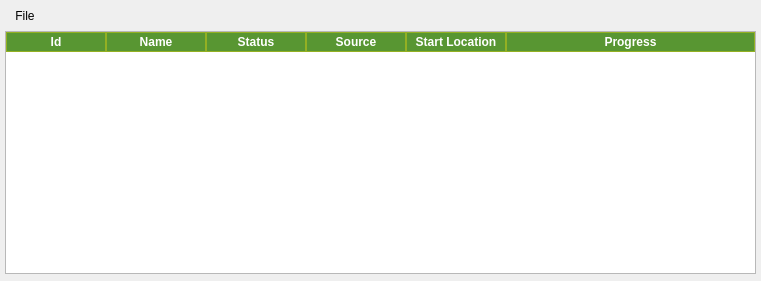
<?xml version="1.0" encoding="UTF-8"?>
<ui version="4.0">
 <class>ManagerWindow</class>
 <widget class="QDockWidget" name="ManagerWindow">
  <property name="geometry">
   <rect>
    <x>0</x>
    <y>0</y>
    <width>761</width>
    <height>281</height>
   </rect>
  </property>
  <property name="windowIcon">
   <iconset resource="resources.qrc">
    <normaloff>:/imgFMV/images/manager.png</normaloff>:/imgFMV/images/manager.png</iconset>
  </property>
  <property name="locale">
   <locale language="English" country="UnitedStates"/>
  </property>
  <property name="features">
   <set>QDockWidget::AllDockWidgetFeatures</set>
  </property>
  <property name="windowTitle">
   <string>Video Manager</string>
  </property>
  <widget class="QWidget" name="dockWidgetContents">
   <layout class="QVBoxLayout" name="verticalLayout">
    <property name="spacing">
     <number>5</number>
    </property>
    <property name="leftMargin">
     <number>5</number>
    </property>
    <property name="topMargin">
     <number>7</number>
    </property>
    <property name="rightMargin">
     <number>5</number>
    </property>
    <property name="bottomMargin">
     <number>7</number>
    </property>
    <item>
     <widget class="QMenuBar" name="menubarwidget">
      <property name="styleSheet">
       <string notr="true">QMenuBar {
    background-color: transparent;
}</string>
      </property>
      <widget class="QMenu" name="menuFile">
       <property name="title">
        <string>File</string>
       </property>
       <addaction name="actionOpen_Stream"/>
       <addaction name="separator"/>
       <addaction name="actionOpen_MPEG2_File"/>
       <addaction name="separator"/>
       <addaction name="actionCreate_MISB_File"/>
       <addaction name="separator"/>
       <addaction name="CloseButton"/>
      </widget>
      <addaction name="menuFile"/>
     </widget>
    </item>
    <item>
     <widget class="QTableWidget" name="VManager">
      <property name="font">
       <font>
        <family>Arial</family>
        <pointsize>9</pointsize>
        <weight>75</weight>
        <bold>true</bold>
        <stylestrategy>PreferAntialias</stylestrategy>
       </font>
      </property>
      <property name="cursor" stdset="0">
       <cursorShape>PointingHandCursor</cursorShape>
      </property>
      <property name="focusPolicy">
       <enum>Qt::NoFocus</enum>
      </property>
      <property name="contextMenuPolicy">
       <enum>Qt::CustomContextMenu</enum>
      </property>
      <property name="styleSheet">
       <string notr="true">QHeaderView::section
{
spacing: 10px;
background-color: rgb(88,150,50);
color: white;
border: 1px solid  rgb(147,176,35);
margin: 0px;
text-align: center;
font-family: arial;
font-size:12px;
}

QTableView
 {
 alternate-background-color: rgb(221, 233, 237); 
 background-color: none;
font-weight: bold;
color: rgb(56, 95, 107);
 }
</string>
      </property>
      <property name="editTriggers">
       <set>QAbstractItemView::NoEditTriggers</set>
      </property>
      <property name="dragDropMode">
       <enum>QAbstractItemView::NoDragDrop</enum>
      </property>
      <property name="alternatingRowColors">
       <bool>true</bool>
      </property>
      <property name="selectionMode">
       <enum>QAbstractItemView::SingleSelection</enum>
      </property>
      <property name="selectionBehavior">
       <enum>QAbstractItemView::SelectRows</enum>
      </property>
      <property name="gridStyle">
       <enum>Qt::SolidLine</enum>
      </property>
      <attribute name="horizontalHeaderStretchLastSection">
       <bool>true</bool>
      </attribute>
      <attribute name="verticalHeaderVisible">
       <bool>false</bool>
      </attribute>
      <column>
       <property name="text">
        <string>Id</string>
       </property>
       <property name="font">
        <font>
         <stylestrategy>PreferAntialias</stylestrategy>
        </font>
       </property>
      </column>
      <column>
       <property name="text">
        <string>Name</string>
       </property>
       <property name="font">
        <font>
         <stylestrategy>PreferAntialias</stylestrategy>
        </font>
       </property>
      </column>
      <column>
       <property name="text">
        <string>Status</string>
       </property>
       <property name="font">
        <font>
         <stylestrategy>PreferAntialias</stylestrategy>
        </font>
       </property>
      </column>
      <column>
       <property name="text">
        <string>Source</string>
       </property>
       <property name="font">
        <font>
         <stylestrategy>PreferAntialias</stylestrategy>
        </font>
       </property>
      </column>
      <column>
       <property name="text">
        <string>Start Location</string>
       </property>
       <property name="font">
        <font>
         <stylestrategy>PreferAntialias</stylestrategy>
        </font>
       </property>
      </column>
      <column>
       <property name="text">
        <string>Progress</string>
       </property>
       <property name="font">
        <font>
         <stylestrategy>PreferAntialias</stylestrategy>
        </font>
       </property>
      </column>
     </widget>
    </item>
   </layout>
  </widget>
  <action name="actionOpen_Stream">
   <property name="icon">
    <iconset resource="resources.qrc">
     <normaloff>:/imgFMV/images/stream.png</normaloff>:/imgFMV/images/stream.png</iconset>
   </property>
   <property name="text">
    <string>Open Stream (experimental)</string>
   </property>
  </action>
  <action name="actionOpen_MPEG2_File">
   <property name="icon">
    <iconset resource="resources.qrc">
     <normaloff>:/imgFMV/images/misb-file.png</normaloff>:/imgFMV/images/misb-file.png</iconset>
   </property>
   <property name="text">
    <string>Open Video File</string>
   </property>
  </action>
  <action name="actionCreate_MISB_File">
   <property name="icon">
    <iconset resource="resources.qrc">
     <normaloff>:/imgFMV/images/multiplexer.png</normaloff>:/imgFMV/images/multiplexer.png</iconset>
   </property>
   <property name="text">
    <string>Create MISB File</string>
   </property>
  </action>
  <action name="CloseButton">
   <property name="icon">
    <iconset resource="resources.qrc">
     <normaloff>:/imgFMV/images/close.png</normaloff>:/imgFMV/images/close.png</iconset>
   </property>
   <property name="text">
    <string>Close</string>
   </property>
  </action>
 </widget>
 <resources>
  <include location="resources.qrc"/>
 </resources>
 <connections>
  <connection>
   <sender>actionOpen_Stream</sender>
   <signal>triggered()</signal>
   <receiver>ManagerWindow</receiver>
   <slot>openStreamDialog()</slot>
   <hints>
    <hint type="sourcelabel">
     <x>-1</x>
     <y>-1</y>
    </hint>
    <hint type="destinationlabel">
     <x>338</x>
     <y>149</y>
    </hint>
   </hints>
  </connection>
  <connection>
   <sender>VManager</sender>
   <signal>doubleClicked(QModelIndex)</signal>
   <receiver>ManagerWindow</receiver>
   <slot>PlayVideoFromManager()</slot>
   <hints>
    <hint type="sourcelabel">
     <x>100</x>
     <y>127</y>
    </hint>
    <hint type="destinationlabel">
     <x>1</x>
     <y>220</y>
    </hint>
   </hints>
  </connection>
  <connection>
   <sender>actionOpen_MPEG2_File</sender>
   <signal>triggered()</signal>
   <receiver>ManagerWindow</receiver>
   <slot>openVideoFileDialog()</slot>
   <hints>
    <hint type="sourcelabel">
     <x>-1</x>
     <y>-1</y>
    </hint>
    <hint type="destinationlabel">
     <x>338</x>
     <y>89</y>
    </hint>
   </hints>
  </connection>
  <connection>
   <sender>actionCreate_MISB_File</sender>
   <signal>triggered()</signal>
   <receiver>ManagerWindow</receiver>
   <slot>openMuiltiplexorDialog()</slot>
   <hints>
    <hint type="sourcelabel">
     <x>-1</x>
     <y>-1</y>
    </hint>
    <hint type="destinationlabel">
     <x>380</x>
     <y>140</y>
    </hint>
   </hints>
  </connection>
  <connection>
   <sender>CloseButton</sender>
   <signal>triggered()</signal>
   <receiver>ManagerWindow</receiver>
   <slot>CloseFMV()</slot>
   <hints>
    <hint type="sourcelabel">
     <x>-1</x>
     <y>-1</y>
    </hint>
    <hint type="destinationlabel">
     <x>380</x>
     <y>140</y>
    </hint>
   </hints>
  </connection>
 </connections>
 <slots>
  <slot>openVideoFileDialog()</slot>
  <slot>PlayVideoFromManager()</slot>
  <slot>openStreamDialog()</slot>
  <slot>openMuiltiplexorDialog()</slot>
  <slot>CloseFMV()</slot>
 </slots>
</ui>
